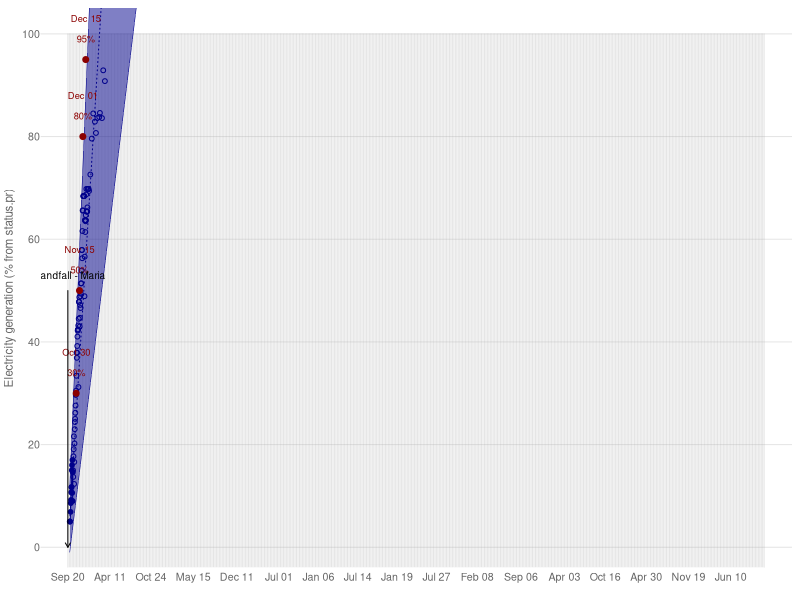

This figure's R source:
library(data.table)
library(dplyr)
library(lubridate)
library(stringr)

### dates for plot
x.dates = seq(ymd('2017-09-20'), Sys.Date()+7, by='weeks')

### reported data
elec = fread('data/StatusPR.csv') %>%
  mutate(
    date = ymd(paste(Year, Month, Day, sep='-'))) %>%
  arrange(date) %>%
  filter(Resource == 'Electricity')

### targets from Oct 14
targets = data.table(
  date = ymd(c('2017-10-30', '2017-11-15', '2017-12-01', '2017-12-15')),#, '2018-01-31')),
  target = c(30, 50, 80, 95),#, 75),
  col = c(rep('darkred', 4)))#, 'darkorange'))

### model expectation on Oct 14
initial.model <- lm(Value ~ date, filter(elec, date <= ymd('2017-10-14')))
#summary(initial.model)
model.coeff = summary(initial.model)$coefficients['date', c('Estimate', 'Std. Error')]
model.coeff[1] - qnorm(0.975) * model.coeff[2]
model.coeff[1] + qnorm(0.975) * model.coeff[2]
initial.preds = predict.lm(initial.model, 
  newdata=data.table(date=c(min(elec$date), max(x.dates))),
  se.fit=T, interval='prediction')$fit %>%
  as.data.frame() %>%
  mutate(date = c(min(elec$date), max(x.dates)))

### plot
plot.elec = function() {
png('figs/Electricity.png', 5, 3, units='in', res=360)
par(mar=c(2, 2.5, 0.5, 0.5), cex=0.8)
plot(x.dates, rep(1, length(x.dates)),
  ylim=c(0, 101),
  type='n', 
  axes=F, xlab='', ylab='')
abline(h=seq(0, 100, by=20), col=adjustcolor('darkgrey', 0.3))
for (x.date in x.dates) {
  lines(rep(x.date, 2), c(-4, 100), col=adjustcolor('darkgrey', 0.3))
}
lines(filter(elec, date <= ymd('2017-10-14')) %>% select(date, Value), 
  col='darkblue')
points(filter(elec, date <= ymd('2017-10-14')) %>% select(date, Value), 
  col='darkblue', pch=19, cex=0.8)
points(filter(elec, ymd('2017-10-14') < date) %>% select(date, Value), 
  col='darkblue', pch=1, cex=0.8)

# prediction
polygon(c(initial.preds$date, rev(initial.preds$date)),
  c(initial.preds$upr, rev(initial.preds$lwr)), 
  border=F, col=adjustcolor('darkblue', 0.5))
lines(select(initial.preds, date, fit), col='darkblue', lty=3)
lines(select(initial.preds, date, lwr), col='darkblue', lty=1, lwd=0.5)
lines(select(initial.preds, date, upr), col='darkblue', lty=1, lwd=0.5)

# targets
points(targets$date, targets$target, col=targets$col, pch=19)
text(targets$date, targets$target+8, labels=format(targets$date, '%b %d'), 
  col=targets$col, pch=19, cex=0.7)
text(targets$date, targets$target+4, labels=paste0(targets$target, '%'), 
  col=targets$col, pch=19, cex=0.7)

# landfall
arrows(ymd('2017-09-20'), 50, ymd('2017-09-20'), 0, length=0.05)
text(ymd('2017-09-30'), 53, 'Landfall - Maria', cex=0.75)

# dressing
axis.Date(1, at=x.dates, format="%b %d", col='white', 
  mgp=c(3, 0, 0), col.axis='grey40', cex.axis=0.8)
axis(2, at=seq(0, 100, by=20), las=1, col='white', 
  mgp=c(3, 0, 0), col.axis='grey40', cex.axis=0.8)
mtext('Electricity generation (% from status.pr)', 2, line=1.5, col='grey40', cex=0.7)
dev.off()
}
plot.elec()
